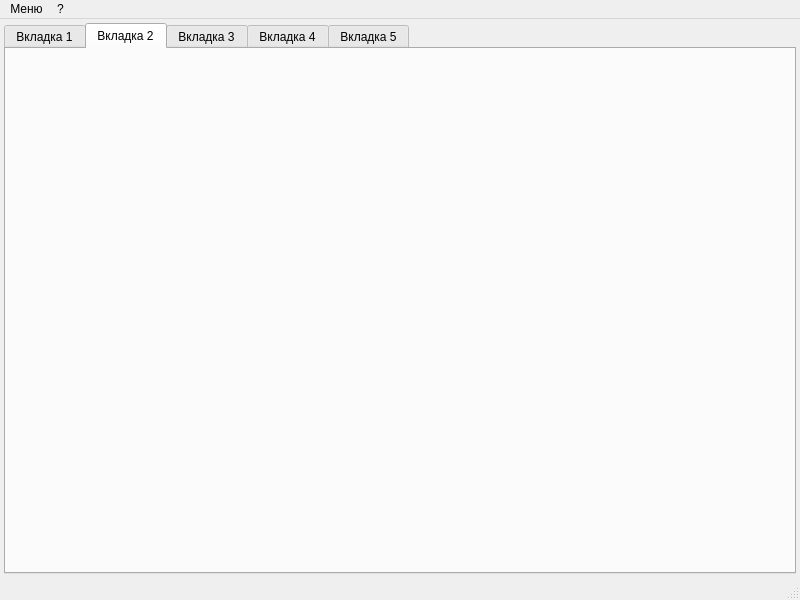
<?xml version="1.0" encoding="UTF-8"?>
<ui version="4.0">
 <class>MainWindow</class>
 <widget class="QMainWindow" name="MainWindow">
  <property name="geometry">
   <rect>
    <x>0</x>
    <y>0</y>
    <width>800</width>
    <height>600</height>
   </rect>
  </property>
  <property name="minimumSize">
   <size>
    <width>600</width>
    <height>600</height>
   </size>
  </property>
  <property name="windowTitle">
   <string>MainWindow</string>
  </property>
  <widget class="QWidget" name="centralwidget">
   <layout class="QVBoxLayout" name="verticalLayout">
    <property name="spacing">
     <number>0</number>
    </property>
    <property name="leftMargin">
     <number>0</number>
    </property>
    <property name="topMargin">
     <number>0</number>
    </property>
    <property name="rightMargin">
     <number>0</number>
    </property>
    <property name="bottomMargin">
     <number>0</number>
    </property>
    <item>
     <widget class="QScrollArea" name="scrollArea">
      <property name="frameShape">
       <enum>QFrame::NoFrame</enum>
      </property>
      <property name="widgetResizable">
       <bool>true</bool>
      </property>
      <widget class="QWidget" name="scrollAreaWidgetContents">
       <property name="geometry">
        <rect>
         <x>0</x>
         <y>0</y>
         <width>800</width>
         <height>559</height>
        </rect>
       </property>
       <layout class="QVBoxLayout" name="verticalLayout_2">
        <property name="spacing">
         <number>0</number>
        </property>
        <property name="leftMargin">
         <number>4</number>
        </property>
        <property name="topMargin">
         <number>4</number>
        </property>
        <property name="rightMargin">
         <number>4</number>
        </property>
        <property name="bottomMargin">
         <number>4</number>
        </property>
        <item>
         <widget class="QTabWidget" name="tabWidget">
          <property name="minimumSize">
           <size>
            <width>780</width>
            <height>550</height>
           </size>
          </property>
          <property name="currentIndex">
           <number>1</number>
          </property>
          <widget class="QWidget" name="tab">
           <attribute name="title">
            <string>Вкладка 1</string>
           </attribute>
           <layout class="QVBoxLayout" name="verticalLayout_11">
            <item>
             <layout class="QHBoxLayout" name="horizontalLayout_8">
              <item>
               <widget class="QFrame" name="frame_2">
                <property name="frameShape">
                 <enum>QFrame::StyledPanel</enum>
                </property>
                <property name="frameShadow">
                 <enum>QFrame::Raised</enum>
                </property>
                <layout class="QVBoxLayout" name="verticalLayout_10">
                 <item>
                  <layout class="QHBoxLayout" name="horizontalLayout_6">
                   <item>
                    <spacer name="horizontalSpacer">
                     <property name="orientation">
                      <enum>Qt::Horizontal</enum>
                     </property>
                     <property name="sizeHint" stdset="0">
                      <size>
                       <width>40</width>
                       <height>20</height>
                      </size>
                     </property>
                    </spacer>
                   </item>
                   <item>
                    <widget class="QGroupBox" name="groupBox">
                     <property name="title">
                      <string>QRadioButton</string>
                     </property>
                     <layout class="QVBoxLayout" name="verticalLayout_9">
                      <item>
                       <widget class="QRadioButton" name="radioButton">
                        <property name="text">
                         <string>RadioButton</string>
                        </property>
                       </widget>
                      </item>
                      <item>
                       <widget class="QRadioButton" name="radioButton_2">
                        <property name="text">
                         <string>RadioButton</string>
                        </property>
                       </widget>
                      </item>
                      <item>
                       <widget class="QRadioButton" name="radioButton_3">
                        <property name="text">
                         <string>RadioButton</string>
                        </property>
                       </widget>
                      </item>
                     </layout>
                    </widget>
                   </item>
                  </layout>
                 </item>
                 <item>
                  <layout class="QHBoxLayout" name="horizontalLayout_7">
                   <item>
                    <widget class="QGroupBox" name="groupBox_2">
                     <property name="title">
                      <string>QCheckBox</string>
                     </property>
                     <layout class="QVBoxLayout" name="verticalLayout_8">
                      <item>
                       <widget class="QCheckBox" name="checkBox">
                        <property name="text">
                         <string>CheckBox</string>
                        </property>
                       </widget>
                      </item>
                      <item>
                       <widget class="QCheckBox" name="checkBox_2">
                        <property name="text">
                         <string>CheckBox</string>
                        </property>
                       </widget>
                      </item>
                      <item>
                       <widget class="QCheckBox" name="checkBox_3">
                        <property name="text">
                         <string>CheckBox</string>
                        </property>
                       </widget>
                      </item>
                     </layout>
                    </widget>
                   </item>
                   <item>
                    <spacer name="horizontalSpacer_2">
                     <property name="orientation">
                      <enum>Qt::Horizontal</enum>
                     </property>
                     <property name="sizeHint" stdset="0">
                      <size>
                       <width>40</width>
                       <height>20</height>
                      </size>
                     </property>
                    </spacer>
                   </item>
                  </layout>
                 </item>
                </layout>
               </widget>
              </item>
              <item>
               <widget class="QToolBox" name="toolBox">
                <property name="minimumSize">
                 <size>
                  <width>330</width>
                  <height>0</height>
                 </size>
                </property>
                <property name="currentIndex">
                 <number>0</number>
                </property>
                <widget class="QWidget" name="page">
                 <property name="geometry">
                  <rect>
                   <x>0</x>
                   <y>0</y>
                   <width>380</width>
                   <height>366</height>
                  </rect>
                 </property>
                 <attribute name="label">
                  <string>QLineEdit</string>
                 </attribute>
                 <layout class="QVBoxLayout" name="verticalLayout_4">
                  <item>
                   <layout class="QHBoxLayout" name="horizontalLayout_5">
                    <item>
                     <widget class="QLabel" name="label">
                      <property name="minimumSize">
                       <size>
                        <width>60</width>
                        <height>0</height>
                       </size>
                      </property>
                      <property name="text">
                       <string>Фамилия</string>
                      </property>
                     </widget>
                    </item>
                    <item>
                     <widget class="QLineEdit" name="lineEdit"/>
                    </item>
                   </layout>
                  </item>
                  <item>
                   <layout class="QHBoxLayout" name="horizontalLayout_4">
                    <item>
                     <widget class="QLabel" name="label_2">
                      <property name="minimumSize">
                       <size>
                        <width>60</width>
                        <height>0</height>
                       </size>
                      </property>
                      <property name="text">
                       <string>Имя</string>
                      </property>
                     </widget>
                    </item>
                    <item>
                     <widget class="QLineEdit" name="lineEdit_2"/>
                    </item>
                   </layout>
                  </item>
                  <item>
                   <layout class="QHBoxLayout" name="horizontalLayout_3">
                    <item>
                     <widget class="QLabel" name="label_3">
                      <property name="minimumSize">
                       <size>
                        <width>60</width>
                        <height>0</height>
                       </size>
                      </property>
                      <property name="text">
                       <string>Отчество</string>
                      </property>
                     </widget>
                    </item>
                    <item>
                     <widget class="QLineEdit" name="lineEdit_3"/>
                    </item>
                   </layout>
                  </item>
                  <item>
                   <layout class="QHBoxLayout" name="horizontalLayout_2">
                    <item>
                     <widget class="QLabel" name="label_4">
                      <property name="minimumSize">
                       <size>
                        <width>60</width>
                        <height>0</height>
                       </size>
                      </property>
                      <property name="text">
                       <string>Телефон</string>
                      </property>
                     </widget>
                    </item>
                    <item>
                     <widget class="QLineEdit" name="lineEdit_4"/>
                    </item>
                   </layout>
                  </item>
                 </layout>
                </widget>
                <widget class="QWidget" name="page_3">
                 <attribute name="label">
                  <string>QTextEdit</string>
                 </attribute>
                 <layout class="QVBoxLayout" name="verticalLayout_6">
                  <item>
                   <widget class="QTextEdit" name="textEdit">
                    <property name="html">
                     <string>&lt;!DOCTYPE HTML PUBLIC &quot;-//W3C//DTD HTML 4.0//EN&quot; &quot;http://www.w3.org/TR/REC-html40/strict.dtd&quot;&gt;
&lt;html&gt;&lt;head&gt;&lt;meta name=&quot;qrichtext&quot; content=&quot;1&quot; /&gt;&lt;style type=&quot;text/css&quot;&gt;
p, li { white-space: pre-wrap; }
&lt;/style&gt;&lt;/head&gt;&lt;body style=&quot; font-family:'MS Shell Dlg 2'; font-size:8.25pt; font-weight:400; font-style:normal;&quot;&gt;
&lt;p style=&quot; margin-top:0px; margin-bottom:0px; margin-left:0px; margin-right:0px; -qt-block-indent:0; text-indent:0px;&quot;&gt;&lt;span style=&quot; font-size:12pt; font-weight:600;&quot;&gt;Текст может быть полужирным&lt;/span&gt;&lt;span style=&quot; font-size:12pt;&quot;&gt;. &lt;/span&gt;&lt;/p&gt;
&lt;p style=&quot; margin-top:0px; margin-bottom:0px; margin-left:0px; margin-right:0px; -qt-block-indent:0; text-indent:0px;&quot;&gt;&lt;span style=&quot; font-size:12pt; font-style:italic;&quot;&gt;Текст может быть курсивом.&lt;/span&gt;&lt;span style=&quot; font-size:12pt;&quot;&gt;&lt;br /&gt;Текст можно &lt;/span&gt;&lt;span style=&quot; font-size:12pt; text-decoration: underline;&quot;&gt;подчеркнуть&lt;/span&gt;&lt;span style=&quot; font-size:12pt;&quot;&gt;. &lt;/span&gt;&lt;/p&gt;
&lt;p style=&quot; margin-top:0px; margin-bottom:0px; margin-left:0px; margin-right:0px; -qt-block-indent:0; text-indent:0px;&quot;&gt;&lt;span style=&quot; font-size:12pt;&quot;&gt;Текст может быть &lt;/span&gt;&lt;span style=&quot; font-size:12pt; vertical-align:super;&quot;&gt;надстрочным&lt;/span&gt;&lt;span style=&quot; font-size:12pt;&quot;&gt;. &lt;/span&gt;&lt;/p&gt;
&lt;p style=&quot; margin-top:0px; margin-bottom:0px; margin-left:0px; margin-right:0px; -qt-block-indent:0; text-indent:0px;&quot;&gt;&lt;span style=&quot; font-size:12pt;&quot;&gt;Текст может быть &lt;/span&gt;&lt;span style=&quot; font-size:12pt; vertical-align:sub;&quot;&gt;подстрочным&lt;/span&gt;&lt;span style=&quot; font-size:12pt;&quot;&gt;.&lt;/span&gt;&lt;/p&gt;&lt;/body&gt;&lt;/html&gt;</string>
                    </property>
                   </widget>
                  </item>
                 </layout>
                </widget>
                <widget class="QWidget" name="page_4">
                 <attribute name="label">
                  <string>QPlainTextEdit</string>
                 </attribute>
                 <layout class="QVBoxLayout" name="verticalLayout_7">
                  <item>
                   <widget class="QPlainTextEdit" name="plainTextEdit">
                    <property name="plainText">
                     <string>Lorem ipsum dolor sit amet, consectetur adipiscing elit. Vestibulum in semper nulla, sed feugiat turpis. Cras blandit suscipit pharetra. Aliquam vitae mollis magna. Curabitur a tortor nec risus venenatis vehicula. Proin a metus eu arcu tempus iaculis ut sed dui. Sed bibendum convallis tellus, eu viverra arcu pulvinar sit amet. Proin vitae lorem in tellus imperdiet rhoncus sed eget elit. Orci varius natoque penatibus et magnis dis parturient montes, nascetur ridiculus mus. Donec efficitur molestie elit ac facilisis. Morbi ac volutpat dui, ut scelerisque lectus. Nunc dapibus eros sem, vitae molestie augue bibendum eu. Ut neque diam, ornare eu ligula eget, sagittis faucibus augue. Mauris tristique volutpat porta. Nunc eget nulla in leo viverra mattis. Proin malesuada enim quis scelerisque finibus. Class aptent taciti sociosqu ad litora torquent per conubia nostra, per inceptos himenaeos.</string>
                    </property>
                   </widget>
                  </item>
                 </layout>
                </widget>
                <widget class="QWidget" name="page_2">
                 <property name="geometry">
                  <rect>
                   <x>0</x>
                   <y>0</y>
                   <width>380</width>
                   <height>366</height>
                  </rect>
                 </property>
                 <attribute name="label">
                  <string>QCalendarWidget</string>
                 </attribute>
                 <layout class="QVBoxLayout" name="verticalLayout_5">
                  <item>
                   <widget class="QCalendarWidget" name="calendarWidget"/>
                  </item>
                 </layout>
                </widget>
               </widget>
              </item>
             </layout>
            </item>
            <item>
             <layout class="QHBoxLayout" name="horizontalLayout">
              <item>
               <widget class="QPushButton" name="pushButton">
                <property name="text">
                 <string>PushButton</string>
                </property>
               </widget>
              </item>
              <item>
               <widget class="QPushButton" name="pushButton_2">
                <property name="text">
                 <string>PushButton</string>
                </property>
               </widget>
              </item>
              <item>
               <widget class="QPushButton" name="pushButton_3">
                <property name="text">
                 <string>PushButton</string>
                </property>
               </widget>
              </item>
              <item>
               <widget class="QPushButton" name="pushButton_4">
                <property name="text">
                 <string>PushButton</string>
                </property>
               </widget>
              </item>
             </layout>
            </item>
           </layout>
          </widget>
          <widget class="QWidget" name="tab_2">
           <attribute name="title">
            <string>Вкладка 2</string>
           </attribute>
          </widget>
          <widget class="QWidget" name="tab_3">
           <attribute name="title">
            <string>Вкладка 3</string>
           </attribute>
          </widget>
          <widget class="QWidget" name="tab_4">
           <attribute name="title">
            <string>Вкладка 4</string>
           </attribute>
          </widget>
          <widget class="QWidget" name="tab_5">
           <attribute name="title">
            <string>Вкладка 5</string>
           </attribute>
           <layout class="QVBoxLayout" name="verticalLayout_3"/>
          </widget>
         </widget>
        </item>
       </layout>
      </widget>
     </widget>
    </item>
   </layout>
  </widget>
  <widget class="QMenuBar" name="menubar">
   <property name="geometry">
    <rect>
     <x>0</x>
     <y>0</y>
     <width>800</width>
     <height>21</height>
    </rect>
   </property>
   <widget class="QMenu" name="menu">
    <property name="title">
     <string>Меню</string>
    </property>
    <addaction name="action_3"/>
   </widget>
   <widget class="QMenu" name="menu_2">
    <property name="title">
     <string>?</string>
    </property>
    <addaction name="action"/>
    <addaction name="separator"/>
    <addaction name="action_Qt"/>
   </widget>
   <addaction name="menu"/>
   <addaction name="menu_2"/>
  </widget>
  <widget class="QStatusBar" name="statusbar"/>
  <action name="action_Qt">
   <property name="text">
    <string>О Qt</string>
   </property>
  </action>
  <action name="action">
   <property name="text">
    <string>О программе</string>
   </property>
  </action>
  <action name="action_3">
   <property name="text">
    <string>Выход</string>
   </property>
  </action>
 </widget>
 <resources/>
 <connections/>
</ui>
